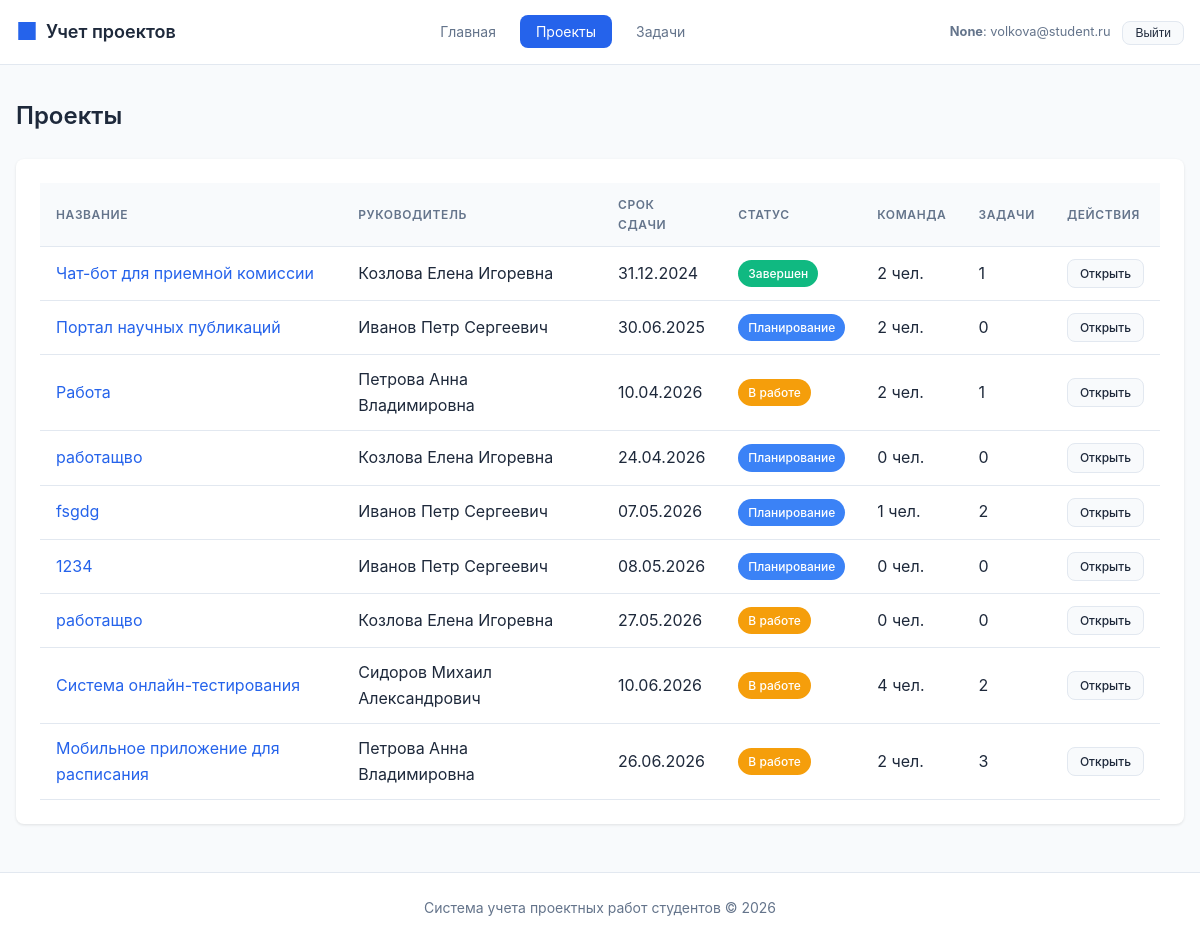
The app's page /projects/ (signed in), older data.
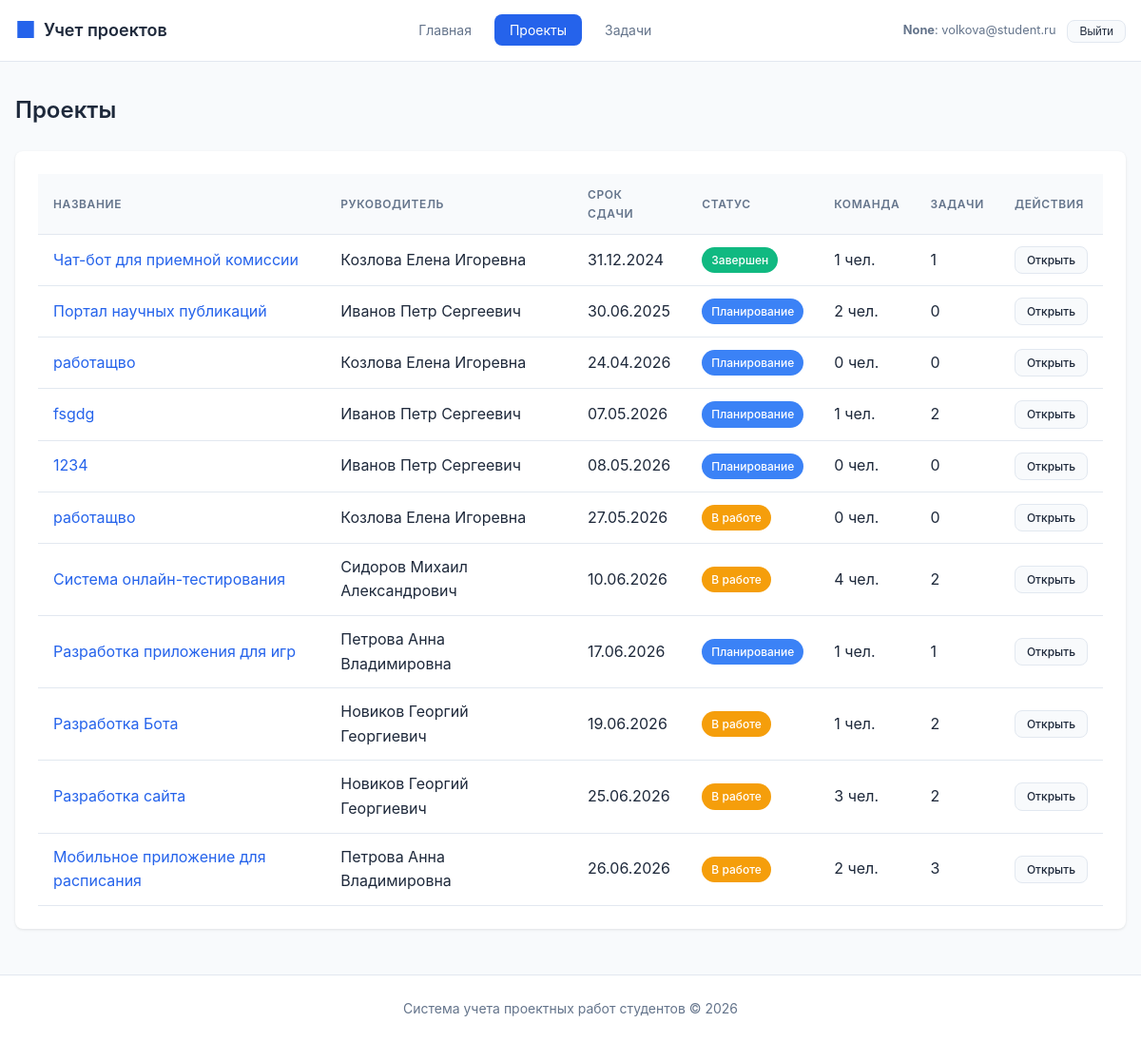
The same page, newer data.
### tables this page shows
CREATE TABLE project (
    id INTEGER PRIMARY KEY AUTOINCREMENT,
    title TEXT NOT NULL,
    description TEXT,
    start_date TEXT NOT NULL,
    end_date TEXT NOT NULL,
    status_id INTEGER REFERENCES project_status(id) ON DELETE SET NULL,
    supervisor_id INTEGER REFERENCES teacher(id) ON DELETE SET NULL,
    created_at TEXT DEFAULT CURRENT_TIMESTAMP,
    updated_at TEXT DEFAULT CURRENT_TIMESTAMP,
    CONSTRAINT valid_dates CHECK (end_date >= start_date)
);

CREATE TABLE project_status (
    id INTEGER PRIMARY KEY AUTOINCREMENT,
    name TEXT NOT NULL UNIQUE,
    description TEXT,
    color TEXT DEFAULT '#6B7280'
);

### routes/projects.py (the view, shortened to what this page needs)
@projects_bp.route('/')
def list_projects():
    if g.current_user["role"] == ROLE_TEACHER:
        projects = execute_query("""
            SELECT
                p.id,
                p.title,
                p.description,
                p.start_date,
                p.end_date,
                p.supervisor_id,
                ps.name as status,
                ps.color as status_color,
                t.last_name || ' ' || t.first_name || ' ' || COALESCE(t.middle_name, '') as supervisor_name,
                (SELECT COUNT(*) FROM project_team pt WHERE pt.project_id = p.id) as team_count,
                (SELECT COUNT(*) FROM task tk WHERE tk.project_id = p.id) as task_count
            FROM project p
            LEFT JOIN project_status ps ON p.status_id = ps.id
            LEFT JOIN teacher t ON p.supervisor_id = t.id
            WHERE p.supervisor_id = %s
            ORDER BY p.end_date ASC
        """, (g.current_user["id"],), fetch_all=True)
    else:
        projects = execute_query("""
            SELECT
                p.id,
                p.title,
                p.description,
                p.start_date,
                p.end_date,
                p.supervisor_id,
                ps.name as status,
                ps.color as status_color,
                t.last_name || ' ' || t.first_name || ' ' || COALESCE(t.middle_name, '') as supervisor_name,
                (SELECT COUNT(*) FROM project_team pt WHERE pt.project_id = p.id) as team_count,
                (SELECT COUNT(*) FROM task tk WHERE tk.project_id = p.id) as task_count
            FROM project p
            LEFT JOIN project_status ps ON p.status_id = ps.id
            LEFT JOIN teacher t ON p.supervisor_id = t.id
            ORDER BY p.end_date ASC
        """, fetch_all=True)
    for project in projects:
        project["can_edit"] = can_manage_project(project["id"])
    return render_template('projects/list.html', projects=projects)

### database.py (called while the page is built, shortened)
def _parse_db_value(key, value):
    if not isinstance(value, str):
        return value
    if key.endswith("_at"):
        try:
            return datetime.fromisoformat(value)
        except ValueError:
            return value
    if key.endswith("_date") or key in DATE_FIELDS:
        try:
            return date.fromisoformat(value)
        except ValueError:
            return value
    return value

def _normalize_row(row):
    raw = dict(row)
    return {key: _parse_db_value(key, value) for key, value in raw.items()}

def get_db_connection():
    conn = sqlite3.connect(Config.SQLITE_PATH)
    conn.row_factory = sqlite3.Row
    conn.execute("PRAGMA foreign_keys = ON")
    return conn

def execute_query(query, params=None, fetch_one=False, fetch_all=False, commit=False):
    conn = get_db_connection()
    cursor = conn.cursor()
    result = None
    try:
        sqlite_query = query.replace("%s", "?")
        cursor.execute(sqlite_query, params or ())
        if fetch_one:
            row = cursor.fetchone()
            result = _normalize_row(row) if row else None
        elif fetch_all:
            result = [_normalize_row(row) for row in cursor.fetchall()]
    except Exception as e:
        conn.rollback()
        raise e
    finally:
        cursor.close()
        conn.close()
    return result

### routes/auth.py (called while the page is built, shortened)
def can_manage_project(project_id):
    current_user = g.current_user
    if not current_user:
        return False
    if current_user["role"] == ROLE_ADMIN:
        return True
    if current_user["role"] != ROLE_TEACHER:
        return False

### templates/projects/list.html (shortened to what this page needs)
{% extends 'base.html' %}
{% block content %}
<div class="page-header">
    <h1 class="page-title">Проекты</h1>
</div>
<div class="card">
    {% if projects %}
    <div class="table-container">
        <table>
            <thead>
                <tr>
                    <th>Название</th>
                    <th>Руководитель</th>
                    <th>Срок сдачи</th>
                    <th>Статус</th>
                    <th>Команда</th>
                    <th>Задачи</th>
                    <th>Действия</th>
                </tr>
            </thead>
            <tbody>
                {% for project in projects %}
                <tr>
                    <td>
                        <a href="{{ url_for('projects.view_project', project_id=project.id) }}" class="link">
                            {{ project.title }}
                        </a>
                    </td>
                    <td>{{ project.supervisor_name or 'Не назначен' }}</td>
                    <td>{{ project.end_date.strftime('%d.%m.%Y') if project.end_date else '-' }}</td>
                    <td>
                        <span class="badge badge-status" {{ {'style': 'background-color: ' ~ (project.status_color or '#6B7280') } | xmlattr }}>
                            {{ project.status or 'Не указан' }}
                        </span>
                    </td>
                    <td>{{ project.team_count }} чел.</td>
                    <td>{{ project.task_count }}</td>
                    <td>
                        <div class="btn-group">
                            <a href="{{ url_for('projects.view_project', project_id=project.id) }}" class="btn btn-secondary btn-sm">Открыть</a>
                        </div>
                    </td>
                </tr>
                {% endfor %}
            </tbody>
        </table>
    </div>
    {% endif %}
</div>
{% endblock %}

### templates/base.html (shortened to what this page needs)
<!DOCTYPE html>
<html lang="ru">
<head>
    <link rel="stylesheet" href="{{ url_for('static', filename='style.css') }}">
</head>
<body>
    <nav class="navbar">
        <div class="nav-container">
            <a href="{{ url_for('main.index') }}" class="nav-logo">
                <span class="logo-icon">&#9632;</span>
                Учет проектов
            </a>
            {% if current_user %}
            <ul class="nav-menu">
                <li><a href="{{ url_for('main.index') }}" class="nav-link {% if request.endpoint == 'main.index' %}active{% endif %}">Главная</a></li>
                <li><a href="{{ url_for('projects.list_projects') }}" class="nav-link {% if 'projects' in request.endpoint %}active{% endif %}">Проекты</a></li>
                <li><a href="{{ url_for('tasks.list_tasks') }}" class="nav-link {% if 'tasks' in request.endpoint %}active{% endif %}">Задачи</a></li>
            </ul>
            <div class="auth-panel">
                <div class="auth-user">
                    <strong>{{ current_user.role_label }}</strong>:
                    {% if current_user.role == ROLE_STUDENT and current_user.id %}
                    <a href="{{ url_for('students.view_student', student_id=current_user.id) }}" class="link">{{ current_user.name }}</a>
                    {% else %}
                    {{ current_user.name }}
                    {% endif %}
                </div>
                <form method="post" action="{{ url_for('auth.logout') }}">
                    <button type="submit" class="btn btn-secondary btn-sm">Выйти</button>
                </form>
            </div>
            {% endif %}
        </div>
    </nav>
    <main class="main-content">
        <div class="container">
            {% block content %}{% endblock %}
        </div>
    </main>
    <footer class="footer">
        <div class="container">
            <p>Система учета проектных работ студентов &copy; 2026</p>
        </div>
    </footer>
</body>
</html>

### static/style.css (style rules this page uses)
* { margin: 0; padding: 0; box-sizing: border-box; }
:root { --primary: #2563eb; --primary-dark: #1d4ed8; --secondary: #64748b; --success: #10b981; --warning: #f59e0b; --danger: #ef4444; --background: #f8fafc; --surface: #ffffff; --text: #1e293b; --text-secondary: #64748b; --border: #e2e8f0; --shadow: 0 1px 3px rgba(0,0,0,0.1); --shadow-lg: 0 4px 6px rgba(0,0,0,0.1); --radius: 8px; }
body { font-family: -apple-system, BlinkMacSystemFont, 'Segoe UI', Roboto, 'Helvetica Neue', Arial, sans-serif; background-color: var(--background); color: var(--text); line-height: 1.6; min-height: 100vh; display: flex; flex-direction: column; }
.navbar { background: var(--surface); border-bottom: 1px solid var(--border); position: sticky; top: 0; z-index: 100; }
.nav-container { max-width: 1200px; margin: 0 auto; padding: 0 1rem; display: flex; align-items: center; justify-content: space-between; height: 64px; }
.nav-logo { display: flex; align-items: center; gap: 0.5rem; font-weight: 600; font-size: 1.125rem; color: var(--text); text-decoration: none; }
.logo-icon { color: var(--primary); font-size: 1.5rem; }
.nav-menu { display: flex; list-style: none; gap: 0.5rem; }
.auth-panel { display: flex; align-items: center; gap: 0.75rem; }
.auth-user { font-size: 0.8rem; color: var(--text-secondary); }
.nav-link { padding: 0.5rem 1rem; color: var(--text-secondary); text-decoration: none; border-radius: var(--radius); transition: all 0.2s; font-size: 0.875rem; }
.nav-link.active { background: var(--primary); color: white; }
.container { max-width: 1200px; margin: 0 auto; padding: 0 1rem; width: 100%; }
.main-content { flex: 1; padding: 2rem 0; }
.page-header { display: flex; align-items: center; justify-content: space-between; margin-bottom: 1.5rem; flex-wrap: wrap; gap: 1rem; }
.page-title { font-size: 1.5rem; font-weight: 600; color: var(--text); }
.card { background: var(--surface); border-radius: var(--radius); box-shadow: var(--shadow); padding: 1.5rem; margin-bottom: 1rem; }
.table-container { overflow-x: auto; }
table { width: 100%; border-collapse: collapse; }
th, td { padding: 0.75rem 1rem; text-align: left; border-bottom: 1px solid var(--border); }
th { font-weight: 600; font-size: 0.75rem; text-transform: uppercase; letter-spacing: 0.05em; color: var(--text-secondary); background: var(--background); }
.btn { display: inline-flex; align-items: center; gap: 0.5rem; padding: 0.5rem 1rem; font-size: 0.875rem; font-weight: 500; border-radius: var(--radius); border: none; cursor: pointer; text-decoration: none; transition: all 0.2s; }
.btn-secondary { background: var(--background); color: var(--text); border: 1px solid var(--border); }
.btn-sm { padding: 0.25rem 0.75rem; font-size: 0.75rem; }
.btn-group { display: flex; gap: 0.5rem; }
.badge { display: inline-flex; align-items: center; padding: 0.25rem 0.625rem; font-size: 0.75rem; font-weight: 500; border-radius: 9999px; white-space: nowrap; }
.badge-status { color: white; }
.link { color: var(--primary); text-decoration: none; }
.footer { background: var(--surface); border-top: 1px solid var(--border); padding: 1.5rem 0; text-align: center; color: var(--text-secondary); font-size: 0.875rem; }

Row changes from the older to the newer data that the page shows:
removed project: title "Работа", supervisor_name "Петрова Анна Владимировна", end_date "10.04.2026", name "В работе", team_count "2", task_count "1"
computed for project "Чат-бот для приемной комиссии": team_count "2" → "1"
added project: title "Разработка приложения для игр", supervisor_name "Петрова Анна Владимировна", end_date "17.06.2026", name "Планирование", team_count "1", task_count "1"
added project: title "Разработка Бота", supervisor_name "Новиков Георгий Георгиевич", end_date "19.06.2026", name "В работе", team_count "1", task_count "2"
added project: title "Разработка сайта", supervisor_name "Новиков Георгий Георгиевич", end_date "25.06.2026", name "В работе", team_count "3", task_count "2"
